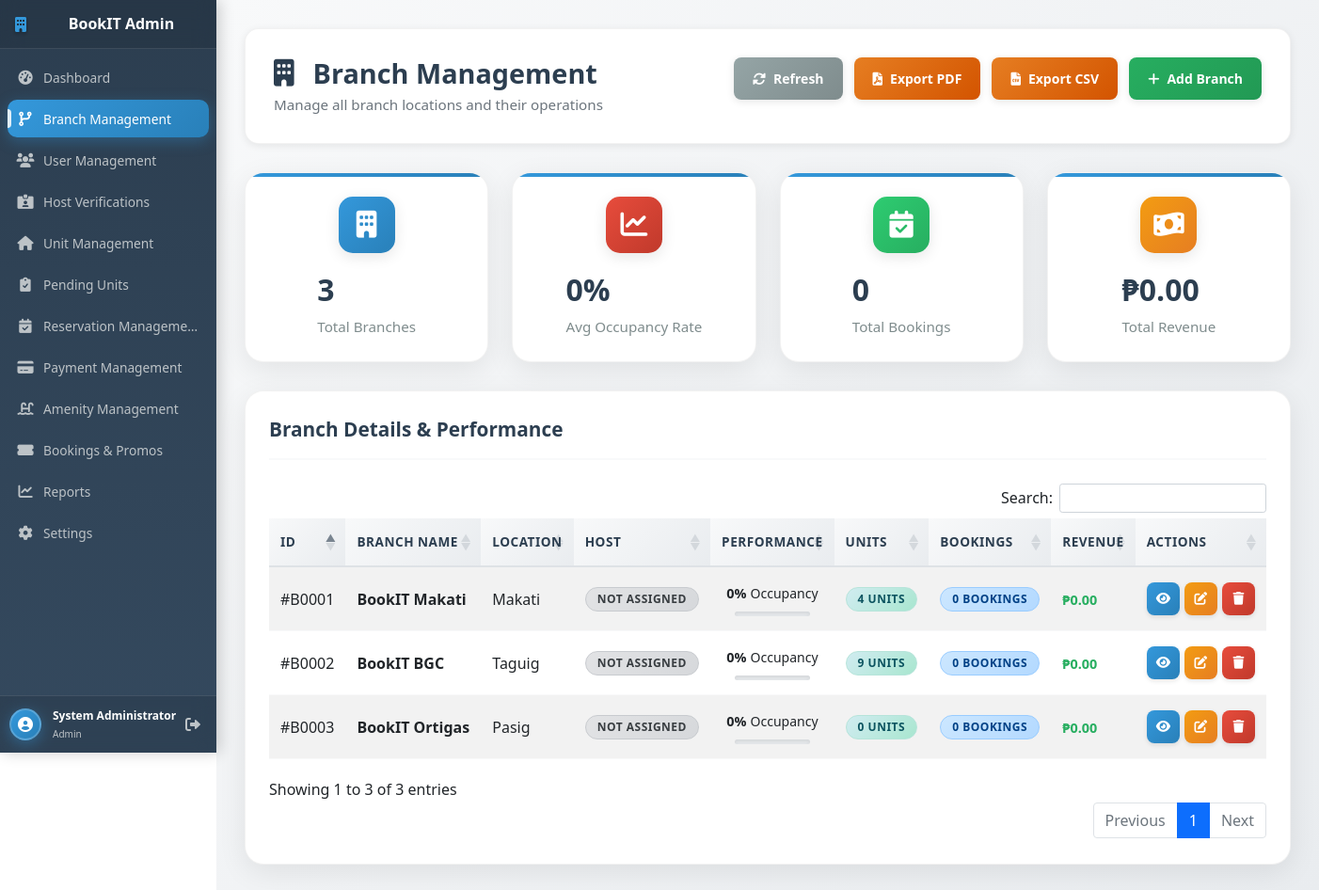
The page /admin/manage_branch.php (signed in) on the database as committed earlier.
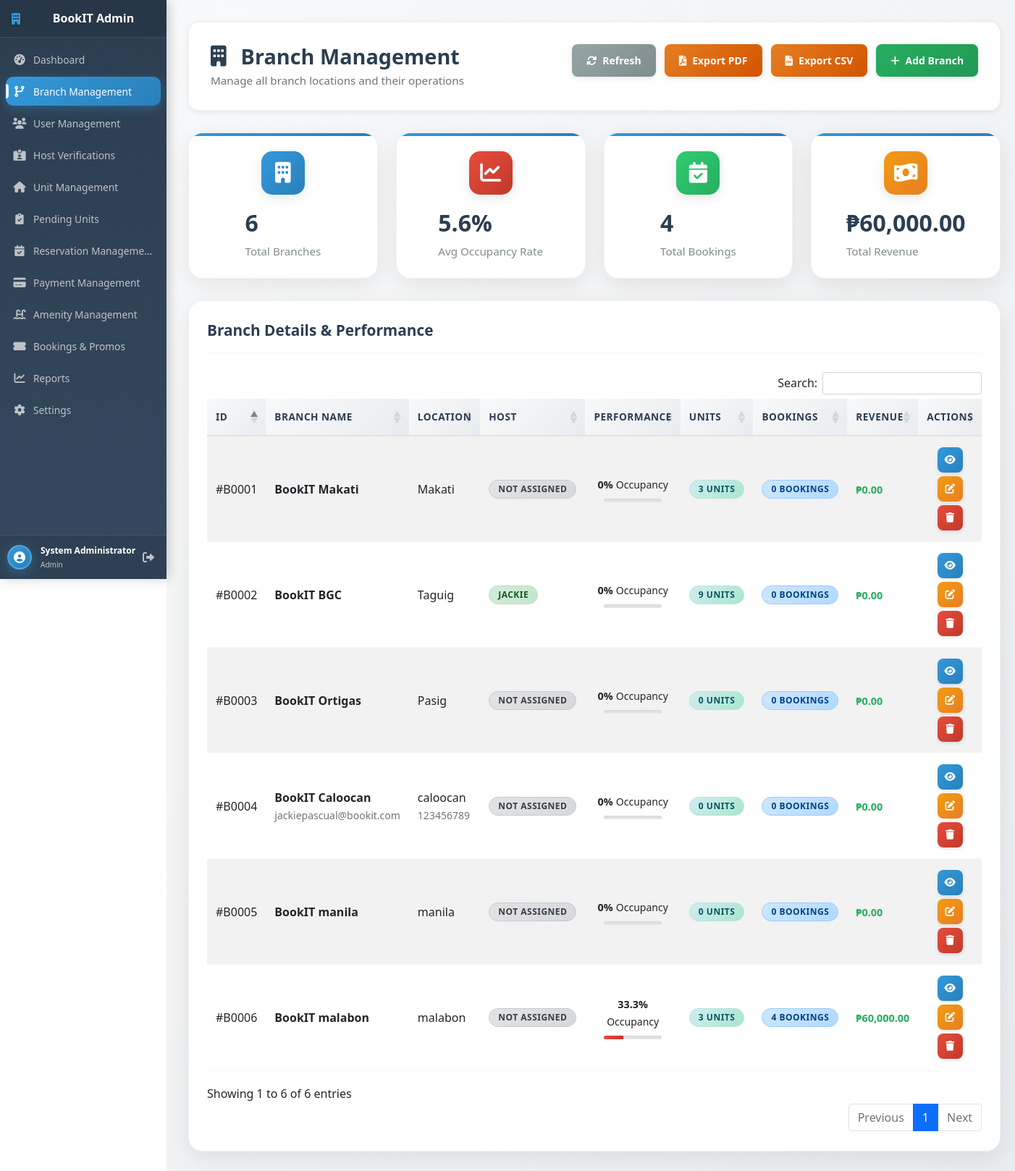
The same page on the database as committed later.
### tables this page shows
CREATE TABLE IF NOT EXISTS `branches` (
  `branch_id` int NOT NULL AUTO_INCREMENT,
  `branch_name` varchar(100) NOT NULL,
  `address` text NOT NULL,
  `city` varchar(50) NOT NULL,
  `contact_number` varchar(20) DEFAULT NULL,
  `email` varchar(100) DEFAULT NULL,
  `manager_id` int DEFAULT NULL,
  `is_active` tinyint(1) DEFAULT '1',
  `created_at` timestamp NULL DEFAULT CURRENT_TIMESTAMP,
  `latitude` decimal(10,7) DEFAULT NULL,
  `longitude` decimal(10,7) DEFAULT NULL,
  `host_id` int DEFAULT NULL,
  PRIMARY KEY (`branch_id`),
  KEY `manager_id` (`manager_id`),
  KEY `branches_host_id_index` (`host_id`)
);

CREATE TABLE IF NOT EXISTS `users` (
  `user_id` int NOT NULL AUTO_INCREMENT,
  `full_name` varchar(100) NOT NULL,
  `email` varchar(100) NOT NULL,
  `password` varchar(255) NOT NULL,
  `phone` varchar(20) DEFAULT NULL,
  `role` enum('admin','host','renter','manager') DEFAULT 'renter',
  `branch_id` int DEFAULT NULL,
  `is_active` tinyint(1) DEFAULT '1',
  `created_at` timestamp NULL DEFAULT CURRENT_TIMESTAMP,
  `last_login` datetime DEFAULT NULL,
  `updated_at` timestamp NULL DEFAULT CURRENT_TIMESTAMP ON UPDATE CURRENT_TIMESTAMP,
  `address` text,
  `profile_picture` varchar(255) DEFAULT NULL,
  `login_method` varchar(20) DEFAULT 'email',
  `reset_token` varchar(255) DEFAULT NULL,
  `token_expiry` datetime DEFAULT NULL,
  `verification_status` enum('none','pending','verified','rejected') DEFAULT 'none',
  PRIMARY KEY (`user_id`),
  UNIQUE KEY `email` (`email`)
);

### admin/manage_branch.php (the view, shortened to what the rows shown need)
<?php
    include_once '../config/db.php';
    $branches = [];
    try {
        $sql = "SELECT b.*,
                    u.full_name as host_name,
                    (SELECT COUNT(*) FROM units WHERE branch_id = b.branch_id) as unit_count,
                    (SELECT COUNT(*) FROM users WHERE branch_id = b.branch_id AND role = 'host') as staff_count,
                    (SELECT COUNT(*) FROM reservations WHERE branch_id = b.branch_id) as total_bookings,
                    (SELECT COUNT(DISTINCT unit_id) FROM reservations WHERE branch_id = b.branch_id AND status IN ('confirmed', 'checked_in')) as booked_units,
                    (SELECT SUM(total_amount) FROM reservations WHERE branch_id = b.branch_id AND status IN ('confirmed', 'checked_in', 'completed')) as total_revenue,
                    b.created_at as last_activity
                FROM branches b
                LEFT JOIN users u ON b.host_id = u.user_id
                WHERE b.is_active = 1
                ORDER BY b.created_at DESC";
        $result = $conn->query($sql);
        if ($result) {
            while ($row = $result->fetch_assoc()) {
                $row['occupancy_rate'] = $row['unit_count'] > 0 ?
                    min(round(($row['booked_units'] / $row['unit_count']) * 100, 1), 100) : 0;
                $row['avg_booking_value'] = $row['total_bookings'] > 0 ?
                    round($row['total_revenue'] / $row['total_bookings'], 2) : 0;
                $branches[] = $row;
            }
        }
    } catch (Exception $e) {
        $error = $e->getMessage();
    }
    ?>
    <!DOCTYPE html>
    <html lang="en">
    <head>
        <link href="https://cdn.jsdelivr.net/npm/bootstrap@5.1.3/dist/css/bootstrap.min.css" rel="stylesheet">
        <link href="https://cdnjs.cloudflare.com/ajax/libs/font-awesome/6.0.0/css/all.min.css" rel="stylesheet">
        <link href="../assets/css/sidebar-common.css" rel="stylesheet">
        <link href="../assets/css/admin/manage_branch.css" rel="stylesheet">
        <link href="../assets/css/modals.css" rel="stylesheet">
        <link rel="stylesheet" href="https://cdn.datatables.net/1.13.6/css/dataTables.bootstrap5.min.css">
        <link rel="stylesheet" href="https://cdn.datatables.net/buttons/2.4.1/css/buttons.bootstrap5.min.css">
    </head>
    <body>
    <div class="d-flex">
        <main class="main-content flex-grow-1">
        <div class="page-header">
            <div>
                <h1 class="page-title mb-1">
                    <i class="fas fa-building me-2"></i>Branch Management
                </h1>
            </div>
        </div>
        <div class="table-card">
            <table id="branchesTable" class="display table table-striped">
                <thead>
                    <tr>
                        <th>ID</th>
                        <th>Branch Name</th>
                        <th>Location</th>
                        <th>Host</th>
                        <th>Performance</th>
                        <th>Units</th>
                        <th>Bookings</th>
                        <th>Revenue</th>
                        <th>Actions</th>
                    </tr>
                </thead>
                <tbody>
                    <?php foreach ($branches as $branch): ?>
    <tr>
        <td>#B<?= str_pad($branch['branch_id'], 4, '0', STR_PAD_LEFT) ?></td>
        <td>
            <strong><?= htmlspecialchars($branch['branch_name']) ?></strong><br>
            <small class="text-muted"><?= htmlspecialchars($branch['email'] ?? '') ?></small>
        </td>
        <td>
            <?= htmlspecialchars($branch['city']) ?><br>
            <small class="text-muted"><?= htmlspecialchars($branch['contact_number'] ?? '') ?></small>
        </td>
        <td>
            <?php if ($branch['host_name']): ?>
                <span class="badge badge-success"><?= htmlspecialchars($branch['host_name']) ?></span>
            <?php else: ?>
                <span class="badge badge-secondary">Not Assigned</span>
            <?php endif; ?>
        </td>
        <td>
            <div class="performance-metrics">
                <div class="occupancy-rate">
                    <span class="rate-value"><?= $branch['occupancy_rate'] ?>%</span>
                    <small>Occupancy</small>
                </div>
                <div class="progress" style="height: 5px; width: 80px;">
                    <div class="progress-bar <?= $branch['occupancy_rate'] >= 70 ? 'bg-success' : ($branch['occupancy_rate'] >= 40 ? 'bg-warning' : 'bg-danger') ?>"
                        style="width: <?= $branch['occupancy_rate'] ?>%">
                    </div>
                </div>
            </div>
        </td>
        <td>
            <span class="badge badge-info">
                <?= $branch['unit_count'] ?> Units
        </span>
        </td>
        <td>
            <span class="badge badge-primary">
                <?= $branch['total_bookings'] ?> Bookings
            </span>
        </td>
        <td>
            <span class="revenue-amount">
                ₱<?= number_format($branch['total_revenue'] ?? 0, 2) ?>
            </span>
        </td>
        <td>
            <div class="action-buttons">
                <button type="button" class="btn-view"
                        data-bs-toggle="modal"
                        data-bs-target="#viewBranchModal"
                        onclick="viewBranch(<?php echo htmlspecialchars(json_encode($branch)); ?>)"
                        title="View Details">
                    <i class="fas fa-eye"></i>
                </button>
                <button type="button" class="btn-edit"
                        data-bs-toggle="modal"
                        data-bs-target="#editBranchModal"
                        onclick="editBranch(<?php echo htmlspecialchars(json_encode($branch)); ?>)"
                        title="Edit Branch">
                    <i class="fas fa-edit"></i>
                </button>
                <button type="button" class="btn-delete"
                        onclick="confirmDelete(<?= $branch['branch_id'] ?>, '<?= $branch['branch_name'] ?>')"
                        title="Delete Branch">
                    <i class="fas fa-trash"></i>
                </button>
            </div>
        </td>
    </tr>
    <?php endforeach; ?>
                </tbody>
            </table>
        </div>
    </main>
    </div>    <?php foreach ($branches as $branch): ?>
        <tr>
        </tr>
    <?php endforeach; ?>
    </body>
    </html>

Rows that differ between the two databases and show on the page:
added branches: branch_id "0006", branch_name "BookIT malabon", city "malabon", shows "NOT ASSIGNED", occupancy_rate "33.3", unit_count "3", total_bookings "4", total_revenue "60,000.00"
added branches: branch_id "0005", branch_name "BookIT manila", city "manila", shows "NOT ASSIGNED", occupancy_rate "0", unit_count "0", total_bookings "0", total_revenue "0.00"
added branches: branch_id "0004", branch_name "BookIT Caloocan", email "jackiepascual@bookit.com", city "caloocan", contact_number "123456789", shows "NOT ASSIGNED", occupancy_rate "0", unit_count "0", total_bookings "0", total_revenue "0.00"
computed for branches "BookIT Makati": unit_count "4" → "3"
changed branches "BookIT BGC": users.full_name (not shown) → "JACKIE"; no longer shows "NOT ASSIGNED"
Other text that changed with them:
count($branches): "3" → "6"
$avg_occupancy: "0" → "5.6"
$total_bookings: "0" → "4"
$total_revenue: "0.00" → "60,000.00"
text written by a page script: "Search: Showing 1 to 3 of 3 entries Previous 1 Next" → "Search: Showing 1 to 6 of 6 entries Previous 1 Next"
